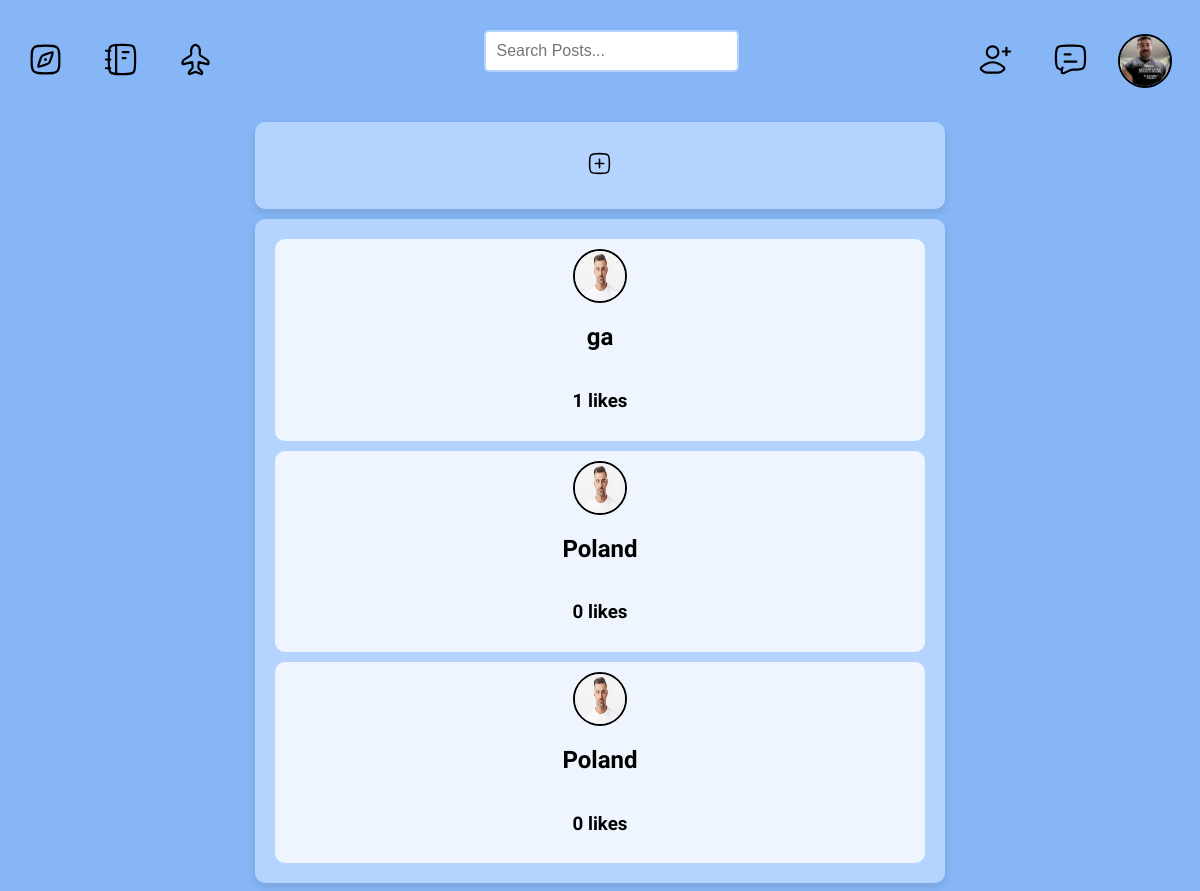
The app's page / (signed in), older data.
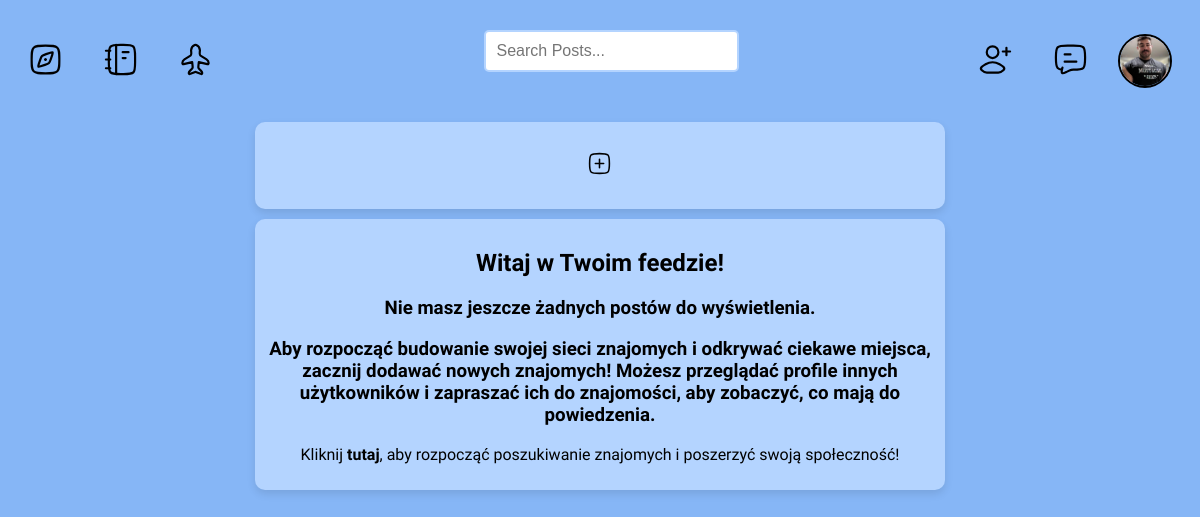
The same page, newer data.
### base/models.py (models this page shows, shortened)
class Post(models.Model):
    host = models.ForeignKey(User, on_delete=models.SET_NULL, null=True)
    title = models.CharField(max_length=100)
    date_created = models.DateTimeField(auto_now_add=True)
    country = models.CharField(max_length=100)
    city = models.CharField(max_length=100)
    description = models.TextField(null=True, blank=True)
    note = models.TextField(null=True, blank=True)
    participants = models.ManyToManyField(User, related_name='participants', blank=True)
    rate = models.IntegerField()
    image = models.ImageField(upload_to='posts/', blank=True, null=True)
    likes = models.IntegerField(default=0)
    latitude = models.DecimalField(max_digits=20, decimal_places=16, blank=True, null=True)
    longitude = models.DecimalField(max_digits=20, decimal_places=16, blank=True, null=True)
    class Meta:
        ordering = ['-date_created']

class User(AbstractUser):
    name = models.CharField(max_length=100, null=True)
    first_name = models.CharField(max_length=100, null=True, blank=True)
    last_name = models.CharField(max_length=100, null=True, blank=True)
    email = models.EmailField(unique=True)
    bio = models.TextField(null=True, blank=True)
    avatar = models.ImageField(null=True, default='user-avatar.svg')
    USERNAME_FIELD = 'email'
    REQUIRED_FIELDS = ['username']

### base/views.py (the view)
# urls.py: path('', views.home, name='home'),
@login_required(login_url='login')
def home(request):
    q = request.GET.get('q') if request.GET.get('q') != None else ''
    user = request.user
    friends = user.friend_list.friends.all()
    posts = Post.objects.filter(
        Q(host__in=friends) | Q(host=user)
    ).filter(
        Q(title__icontains=q) | Q(country__icontains=q) | Q(city__icontains=q)
    )
    post_count = posts.count()
    context = {'posts': posts, 'post_count': post_count}
    return render(request, 'base/home.html', context)

### base/templates/base/home.html
{% extends 'main.html' %}
{% block content %}
<div class="home-container">
    <div>
    </div>
    <div>
        {% include 'base/components/info_component.html' %}
        {% include 'base/components/feed_component.html' %}
    </div>
    <div>
    </div>
</div>
{% endblock %}

### base/templates/base/components/feed_component.html (shortened to what this page needs)
{% load static %}
<div class="feed-container">
    {% if posts %}
        {% for post in posts %}
            <div class="post-feed-container" id="post_feed_container">
                <div class="avatar">
                    <img src="{{ post.host.avatar.url }}" />
                </div>
                <h2><a href="{% url 'post' post.id %}">{{ post.country }}</a></h2>
                <h3>{{ post.likes }} likes</h3>
            </div>
        {% endfor %}
    {% else %}
        <div class="no-posts-message">
            <h2>Witaj w Twoim feedzie!</h2>
            <center>
                <h3>Nie masz jeszcze żadnych postów do wyświetlenia.</h3>
                <h3>Aby rozpocząć budowanie swojej sieci znajomych i odkrywać ciekawe miejsca, zacznij dodawać nowych znajomych! Możesz przeglądać profile innych użytkowników i zapraszać ich do znajomości, aby zobaczyć, co mają do powiedzenia.</h3>
                <p>Kliknij <a href="{% url 'search_non_friends' %}"><b>tutaj</b></a>, aby rozpocząć poszukiwanie znajomych i poszerzyć swoją społeczność!</p>
            </center>
        </div>
    {% endif %}
</div>

Row changes from the older to the newer data that the page shows:
removed Post: host.avatar (picture), country "ga", likes "1"
removed Post: host.avatar (picture), country "Poland", likes "0"
removed Post: host.avatar (picture), country "Poland", likes "0"
Text that changed along with them:
text now shown: "Witaj w Twoim feedzie! Nie masz jeszcze żadnych postów do wyświetlenia. Aby rozpocząć budowanie swojej sieci znajomych i odkrywać ciekawe miejsca, zacznij dodawać nowych znajomych! Możesz przeglądać profile innych użytkowników i zapraszać ich do znajomości, aby zobaczyć, co mają do powiedzenia. Kliknij tutaj , aby rozpocząć poszukiwanie znajomych i poszerzyć swoją społeczność!"
